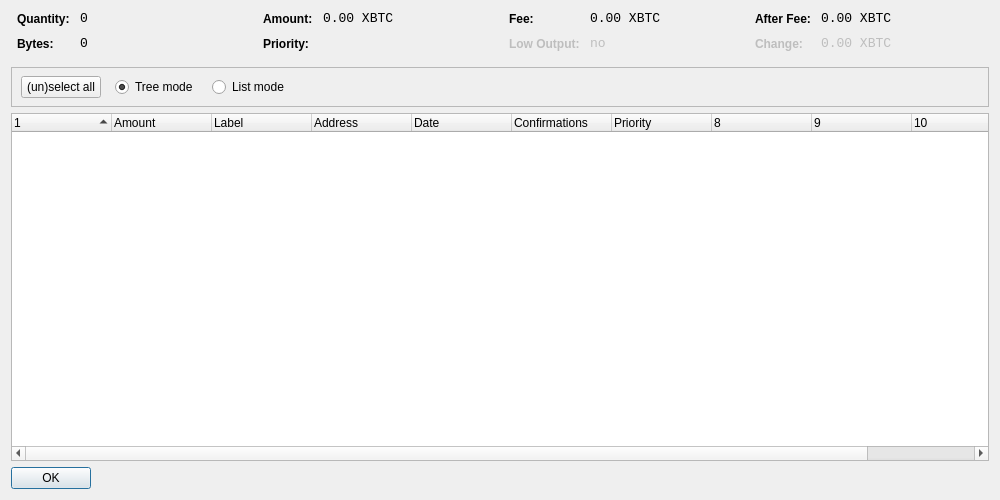
<?xml version="1.0" encoding="UTF-8"?>
<ui version="4.0">
 <class>CoinControlDialog</class>
 <widget class="QDialog" name="CoinControlDialog">
  <property name="geometry">
   <rect>
    <x>0</x>
    <y>0</y>
    <width>1000</width>
    <height>500</height>
   </rect>
  </property>
  <property name="windowTitle">
   <string>Coin Control</string>
  </property>
  <layout class="QVBoxLayout" name="verticalLayout">
   <item>
    <layout class="QHBoxLayout" name="horizontalLayoutTop" stretch="0,0,0,0">
     <property name="topMargin">
      <number>0</number>
     </property>
     <property name="bottomMargin">
      <number>10</number>
     </property>
     <item>
      <layout class="QFormLayout" name="formLayoutCoinControl1">
       <property name="horizontalSpacing">
        <number>10</number>
       </property>
       <property name="verticalSpacing">
        <number>10</number>
       </property>
       <property name="leftMargin">
        <number>6</number>
       </property>
       <property name="rightMargin">
        <number>6</number>
       </property>
       <item row="0" column="0">
        <widget class="QLabel" name="labelCoinControlQuantityText">
         <property name="styleSheet">
          <string notr="true">font-weight:bold;</string>
         </property>
         <property name="text">
          <string>Quantity:</string>
         </property>
        </widget>
       </item>
       <item row="0" column="1">
        <widget class="QLabel" name="labelCoinControlQuantity">
         <property name="font">
          <font>
           <family>Monospace</family>
           <pointsize>10</pointsize>
          </font>
         </property>
         <property name="cursor">
          <cursorShape>IBeamCursor</cursorShape>
         </property>
         <property name="contextMenuPolicy">
          <enum>Qt::ActionsContextMenu</enum>
         </property>
         <property name="text">
          <string notr="true">0</string>
         </property>
         <property name="textInteractionFlags">
          <set>Qt::LinksAccessibleByMouse|Qt::TextSelectableByKeyboard|Qt::TextSelectableByMouse</set>
         </property>
        </widget>
       </item>
       <item row="1" column="0">
        <widget class="QLabel" name="labelCoinControlBytesText">
         <property name="styleSheet">
          <string notr="true">font-weight:bold;</string>
         </property>
         <property name="text">
          <string>Bytes:</string>
         </property>
        </widget>
       </item>
       <item row="1" column="1">
        <widget class="QLabel" name="labelCoinControlBytes">
         <property name="font">
          <font>
           <family>Monospace</family>
           <pointsize>10</pointsize>
          </font>
         </property>
         <property name="cursor">
          <cursorShape>IBeamCursor</cursorShape>
         </property>
         <property name="contextMenuPolicy">
          <enum>Qt::ActionsContextMenu</enum>
         </property>
         <property name="text">
          <string notr="true">0</string>
         </property>
         <property name="textInteractionFlags">
          <set>Qt::LinksAccessibleByMouse|Qt::TextSelectableByKeyboard|Qt::TextSelectableByMouse</set>
         </property>
        </widget>
       </item>
      </layout>
     </item>
     <item>
      <layout class="QFormLayout" name="formLayoutCoinControl2">
       <property name="horizontalSpacing">
        <number>10</number>
       </property>
       <property name="verticalSpacing">
        <number>10</number>
       </property>
       <property name="leftMargin">
        <number>6</number>
       </property>
       <property name="rightMargin">
        <number>6</number>
       </property>
       <item row="0" column="0">
        <widget class="QLabel" name="labelCoinControlAmountText">
         <property name="styleSheet">
          <string notr="true">font-weight:bold;</string>
         </property>
         <property name="text">
          <string>Amount:</string>
         </property>
        </widget>
       </item>
       <item row="0" column="1">
        <widget class="QLabel" name="labelCoinControlAmount">
         <property name="font">
          <font>
           <family>Monospace</family>
           <pointsize>10</pointsize>
          </font>
         </property>
         <property name="cursor">
          <cursorShape>IBeamCursor</cursorShape>
         </property>
         <property name="contextMenuPolicy">
          <enum>Qt::ActionsContextMenu</enum>
         </property>
         <property name="text">
          <string notr="true">0.00 XBTC</string>
         </property>
         <property name="textInteractionFlags">
          <set>Qt::LinksAccessibleByMouse|Qt::TextSelectableByKeyboard|Qt::TextSelectableByMouse</set>
         </property>
        </widget>
       </item>
       <item row="1" column="0">
        <widget class="QLabel" name="labelCoinControlPriorityText">
         <property name="styleSheet">
          <string notr="true">font-weight:bold;</string>
         </property>
         <property name="text">
          <string>Priority:</string>
         </property>
        </widget>
       </item>
       <item row="1" column="1">
        <widget class="QLabel" name="labelCoinControlPriority">
         <property name="font">
          <font>
           <family>Monospace</family>
           <pointsize>10</pointsize>
          </font>
         </property>
         <property name="cursor">
          <cursorShape>IBeamCursor</cursorShape>
         </property>
         <property name="contextMenuPolicy">
          <enum>Qt::ActionsContextMenu</enum>
         </property>
         <property name="text">
          <string/>
         </property>
         <property name="textInteractionFlags">
          <set>Qt::LinksAccessibleByMouse|Qt::TextSelectableByKeyboard|Qt::TextSelectableByMouse</set>
         </property>
        </widget>
       </item>
      </layout>
     </item>
     <item>
      <layout class="QFormLayout" name="formLayoutCoinControl3">
       <property name="horizontalSpacing">
        <number>10</number>
       </property>
       <property name="verticalSpacing">
        <number>10</number>
       </property>
       <property name="leftMargin">
        <number>6</number>
       </property>
       <property name="rightMargin">
        <number>6</number>
       </property>
       <item row="0" column="0">
        <widget class="QLabel" name="labelCoinControlFeeText">
         <property name="styleSheet">
          <string notr="true">font-weight:bold;</string>
         </property>
         <property name="text">
          <string>Fee:</string>
         </property>
        </widget>
       </item>
       <item row="0" column="1">
        <widget class="QLabel" name="labelCoinControlFee">
         <property name="font">
          <font>
           <family>Monospace</family>
           <pointsize>10</pointsize>
          </font>
         </property>
         <property name="cursor">
          <cursorShape>IBeamCursor</cursorShape>
         </property>
         <property name="contextMenuPolicy">
          <enum>Qt::ActionsContextMenu</enum>
         </property>
         <property name="text">
          <string notr="true">0.00 XBTC</string>
         </property>
         <property name="textInteractionFlags">
          <set>Qt::LinksAccessibleByMouse|Qt::TextSelectableByKeyboard|Qt::TextSelectableByMouse</set>
         </property>
        </widget>
       </item>
       <item row="1" column="0">
        <widget class="QLabel" name="labelCoinControlLowOutputText">
         <property name="enabled">
          <bool>false</bool>
         </property>
         <property name="styleSheet">
          <string notr="true">font-weight:bold;</string>
         </property>
         <property name="text">
          <string>Low Output:</string>
         </property>
        </widget>
       </item>
       <item row="1" column="1">
        <widget class="QLabel" name="labelCoinControlLowOutput">
         <property name="enabled">
          <bool>false</bool>
         </property>
         <property name="font">
          <font>
           <family>Monospace</family>
           <pointsize>10</pointsize>
          </font>
         </property>
         <property name="cursor">
          <cursorShape>IBeamCursor</cursorShape>
         </property>
         <property name="contextMenuPolicy">
          <enum>Qt::ActionsContextMenu</enum>
         </property>
         <property name="text">
          <string notr="true">no</string>
         </property>
         <property name="textInteractionFlags">
          <set>Qt::LinksAccessibleByMouse|Qt::TextSelectableByKeyboard|Qt::TextSelectableByMouse</set>
         </property>
        </widget>
       </item>
      </layout>
     </item>
     <item>
      <layout class="QFormLayout" name="formLayoutCoinControl4">
       <property name="horizontalSpacing">
        <number>10</number>
       </property>
       <property name="verticalSpacing">
        <number>10</number>
       </property>
       <property name="leftMargin">
        <number>6</number>
       </property>
       <property name="rightMargin">
        <number>6</number>
       </property>
       <item row="0" column="0">
        <widget class="QLabel" name="labelCoinControlAfterFeeText">
         <property name="styleSheet">
          <string notr="true">font-weight:bold;</string>
         </property>
         <property name="text">
          <string>After Fee:</string>
         </property>
        </widget>
       </item>
       <item row="0" column="1">
        <widget class="QLabel" name="labelCoinControlAfterFee">
         <property name="font">
          <font>
           <family>Monospace</family>
           <pointsize>10</pointsize>
          </font>
         </property>
         <property name="cursor">
          <cursorShape>IBeamCursor</cursorShape>
         </property>
         <property name="contextMenuPolicy">
          <enum>Qt::ActionsContextMenu</enum>
         </property>
         <property name="text">
          <string notr="true">0.00 XBTC</string>
         </property>
         <property name="textInteractionFlags">
          <set>Qt::LinksAccessibleByMouse|Qt::TextSelectableByKeyboard|Qt::TextSelectableByMouse</set>
         </property>
        </widget>
       </item>
       <item row="1" column="0">
        <widget class="QLabel" name="labelCoinControlChangeText">
         <property name="enabled">
          <bool>false</bool>
         </property>
         <property name="styleSheet">
          <string notr="true">font-weight:bold;</string>
         </property>
         <property name="text">
          <string>Change:</string>
         </property>
        </widget>
       </item>
       <item row="1" column="1">
        <widget class="QLabel" name="labelCoinControlChange">
         <property name="enabled">
          <bool>false</bool>
         </property>
         <property name="font">
          <font>
           <family>Monospace</family>
           <pointsize>10</pointsize>
          </font>
         </property>
         <property name="cursor">
          <cursorShape>IBeamCursor</cursorShape>
         </property>
         <property name="contextMenuPolicy">
          <enum>Qt::ActionsContextMenu</enum>
         </property>
         <property name="text">
          <string notr="true">0.00 XBTC</string>
         </property>
         <property name="textInteractionFlags">
          <set>Qt::LinksAccessibleByMouse|Qt::TextSelectableByKeyboard|Qt::TextSelectableByMouse</set>
         </property>
        </widget>
       </item>
      </layout>
     </item>
    </layout>
   </item>
   <item>
    <widget class="QFrame" name="frame">
     <property name="minimumSize">
      <size>
       <width>0</width>
       <height>40</height>
      </size>
     </property>
     <property name="frameShape">
      <enum>QFrame::StyledPanel</enum>
     </property>
     <property name="frameShadow">
      <enum>QFrame::Sunken</enum>
     </property>
     <widget class="QWidget" name="horizontalLayoutWidget">
      <property name="geometry">
       <rect>
        <x>10</x>
        <y>0</y>
        <width>781</width>
        <height>41</height>
       </rect>
      </property>
      <layout class="QHBoxLayout" name="horizontalLayoutPanel" stretch="0,0,0,0,0">
       <property name="spacing">
        <number>14</number>
       </property>
       <item>
        <widget class="QPushButton" name="pushButtonSelectAll">
         <property name="sizePolicy">
          <sizepolicy hsizetype="Maximum" vsizetype="Fixed">
           <horstretch>0</horstretch>
           <verstretch>0</verstretch>
          </sizepolicy>
         </property>
         <property name="text">
          <string>(un)select all</string>
         </property>
        </widget>
       </item>
       <item>
        <widget class="QRadioButton" name="radioTreeMode">
         <property name="sizePolicy">
          <sizepolicy hsizetype="Maximum" vsizetype="Fixed">
           <horstretch>0</horstretch>
           <verstretch>0</verstretch>
          </sizepolicy>
         </property>
         <property name="text">
          <string>Tree mode</string>
         </property>
         <property name="checked">
          <bool>true</bool>
         </property>
        </widget>
       </item>
       <item>
        <widget class="QRadioButton" name="radioListMode">
         <property name="sizePolicy">
          <sizepolicy hsizetype="Maximum" vsizetype="Fixed">
           <horstretch>0</horstretch>
           <verstretch>0</verstretch>
          </sizepolicy>
         </property>
         <property name="text">
          <string>List mode</string>
         </property>
        </widget>
       </item>
       <item>
        <spacer name="horizontalSpacer">
         <property name="orientation">
          <enum>Qt::Horizontal</enum>
         </property>
         <property name="sizeHint" stdset="0">
          <size>
           <width>40</width>
           <height>20</height>
          </size>
         </property>
        </spacer>
       </item>
      </layout>
     </widget>
    </widget>
   </item>
   <item>
    <widget class="CoinControlTreeWidget" name="treeWidget">
     <property name="contextMenuPolicy">
      <enum>Qt::CustomContextMenu</enum>
     </property>
     <property name="sortingEnabled">
      <bool>false</bool>
     </property>
     <property name="columnCount">
      <number>11</number>
     </property>
     <attribute name="headerShowSortIndicator" stdset="0">
      <bool>true</bool>
     </attribute>
     <attribute name="headerStretchLastSection">
      <bool>false</bool>
     </attribute>
     <column>
      <property name="text">
       <string/>
      </property>
     </column>
     <column>
      <property name="text">
       <string>Amount</string>
      </property>
     </column>
     <column>
      <property name="text">
       <string>Label</string>
      </property>
     </column>
     <column>
      <property name="text">
       <string>Address</string>
      </property>
     </column>
     <column>
      <property name="text">
       <string>Date</string>
      </property>
     </column>
     <column>
      <property name="text">
       <string>Confirmations</string>
      </property>
      <property name="toolTip">
       <string>Confirmed</string>
      </property>
     </column>
     <column>
      <property name="text">
       <string>Priority</string>
      </property>
     </column>
     <column>
      <property name="text">
       <string/>
      </property>
     </column>
     <column>
      <property name="text">
       <string/>
      </property>
     </column>
     <column>
      <property name="text">
       <string/>
      </property>
     </column>
     <column>
      <property name="text">
       <string/>
      </property>
     </column>
    </widget>
   </item>
   <item>
    <widget class="QDialogButtonBox" name="buttonBox">
     <property name="sizePolicy">
      <sizepolicy hsizetype="Maximum" vsizetype="Fixed">
       <horstretch>0</horstretch>
       <verstretch>0</verstretch>
      </sizepolicy>
     </property>
     <property name="orientation">
      <enum>Qt::Horizontal</enum>
     </property>
     <property name="standardButtons">
      <set>QDialogButtonBox::Ok</set>
     </property>
    </widget>
   </item>
  </layout>
 </widget>
 <customwidgets>
  <customwidget>
   <class>CoinControlTreeWidget</class>
   <extends>QTreeWidget</extends>
   <header>coincontroltreewidget.h</header>
  </customwidget>
 </customwidgets>
 <resources/>
 <connections/>
</ui>
